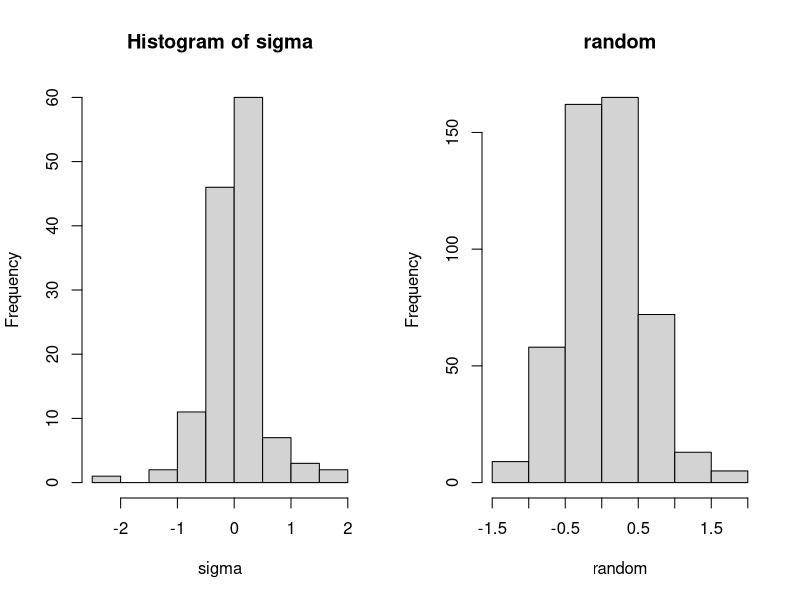

Generate this figure with R: (Note: this script raises an error after producing the figure.)
alpha <- read.table("Results/output_glinternet/alpha.txt", header = TRUE, sep = "\t") * (-1)
sigma <- as.matrix(read.table("Results/output_glinternet/sigma.txt", header = TRUE, sep = "\t") * (-1))
lambda <- read.table("Results/output_glinternet/lambda.txt", header = TRUE, sep = "\t")
gamma1 <- read.table("Results/output_glinternet/gamma1.txt", header = TRUE, sep = "\t") * (-1)
gamma2 <- read.table("Results/output_glinternet/gamma2.txt", header = TRUE, sep = "\t") * (-1)
gamma3 <- read.table("Results/output_glinternet/gamma3.txt", header = TRUE, sep = "\t") * (-1)
gamma4 <- read.table("Results/output_glinternet/gamma4.txt", header = TRUE, sep = "\t") * (-1)
gamma5 <- read.table("Results/output_glinternet/gamma5.txt", header = TRUE, sep = "\t") * (-1)
gamma6 <- read.table("Results/output_glinternet/gamma6.txt", header = TRUE, sep = "\t") * (-1)

par(mfrow = c(1, 2))
hist(sigma)
hist(rnorm(22*22, mean(sigma), sd(sigma)), main = "random", xlab = "random")

sd(sigma)


sigma[sample(nrow(sigma)*ncol(sigma), nmiss)] <- NA

A <- matrix(3, 3, 3, 3) #deleciones
A[sample(nrow(A)*ncol(A), 2)] <- 0 #how to remove interactions --- randomly and how many
A




